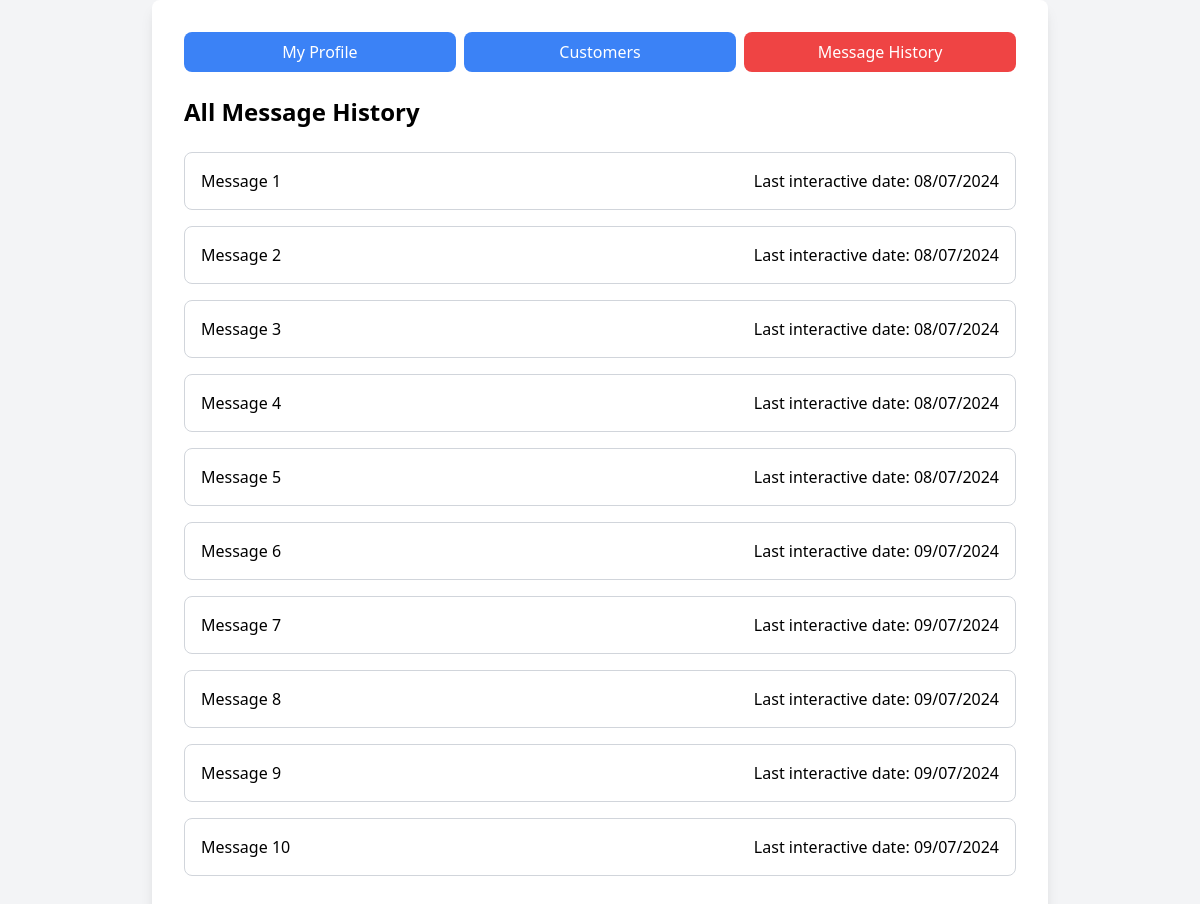
Screenshot of /index.php/admin/all_message_history with the database file from the repository.
### tables this page shows
CREATE TABLE `messages` (
  `id` int(11) NOT NULL,
  `user_id` int(11) NOT NULL,
  `message` text NOT NULL,
  `created_at` datetime NOT NULL
);

### application/controllers/Admin.php (called while the page is built, shortened)
<?php
class Admin extends CI_Controller {
    public function __construct() {
        $this->load->model('User_model');
        $this->load->helper(array('form', 'url', 'security'));
        $this->load->library(array('form_validation', 'session', 'email'));
    }
    public function all_message_history() {
        $this->load->model('Message_model');
        $data['messages'] = $this->Message_model->get_all_messages();
        $data['title'] = "All Message History";
        $this->load->view('admin/messages', $data);
    }
}
?>

### index.php (called while the page is built, shortened)
<?php
require_once BASEPATH.'core/CodeIgniter.php';

### application/models/Message_model.php (called while the page is built, shortened)
<?php
class Message_model extends CI_Model {
    public function get_all_messages() {
        $this->db->select('messages.*, ci_user.name as user_name, ci_user.last_name as user_last_name, ci_user.email as user_email');
        $this->db->from('messages');
        $this->db->join('ci_user', 'ci_user.id = messages.user_id');
        $query = $this->db->get();
        return $query->result();
    }
}

### application/views/admin/messages.php (the view, shortened to what this page needs)
<!DOCTYPE html>
<html lang="en">
<head>
    <link href="https://cdn.jsdelivr.net/npm/tailwindcss@2.2.19/dist/tailwind.min.css" rel="stylesheet">
</head>
<body class="bg-gray-100">
    <div class="min-h-screen flex items-center justify-center">
        <div class="bg-white p-8 rounded-lg shadow-lg w-full max-w-4xl">
            <div class="mb-6 flex space-x-2">
                <button id="profile-btn" onclick="location.href='<?= base_url('admin/profile') ?>'" class="flex-1 bg-blue-500 text-white py-2 rounded-lg hover:bg-blue-600">My Profile</button>
                <button id="customers-btn" onclick="location.href='<?= base_url('admin/customers') ?>'" class="flex-1 bg-blue-500 text-white py-2 rounded-lg hover:bg-blue-600">Customers</button>
                <button id="message-history-btn" onclick="location.href='<?= base_url('admin/all_message_history') ?>'" class="flex-1 bg-blue-500 text-white py-2 rounded-lg hover:bg-blue-600">Message History</button>
            </div>
            <h2 class="text-2xl font-bold mb-6"><?= $title ?></h2>
            <?php foreach ($messages as $message): ?>
                <div class="border border-gray-300 rounded-lg mb-4">
                    <div class="p-4 flex justify-between items-center cursor-pointer" onclick="toggleDetails(<?= $message->id ?>)">
                        <span>Message <?= $message->id ?></span>
                        <span>Last interactive date: <?= isset($message->created_at) ? date('d/m/Y', strtotime($message->created_at)) : 'N/A' ?></span>
                    </div>
                </div>
            <?php endforeach; ?>
        </div>
    </div>
</body>
</html>

### rows the page displays
messages: id "1", created_at "08/07/2024"
messages: id "2", created_at "08/07/2024"
messages: id "3", created_at "08/07/2024"
messages: id "4", created_at "08/07/2024"
messages: id "5", created_at "08/07/2024"
messages: id "6", created_at "09/07/2024"
messages: id "7", created_at "09/07/2024"
messages: id "8", created_at "09/07/2024"
messages: id "9", created_at "09/07/2024"
messages: id "10", created_at "09/07/2024"

### other values shown
$title "All Message History"
